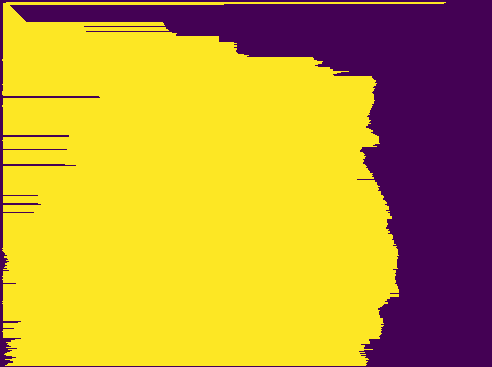
#> input picture lenna.png, 492 x 367 px, given in place of lenna.pn.png, which was not available
$ jupyter execute --allow-errors lab1_in_colab.ipynb   (text cells are left out)
#> lines starting #> are read from the running program, lines starting #| are printed output that depends on the picture; after the words box and inside, x2 and y2 are one past the last pixel; in counts of white or black regions, pixels touching at a corner belong together; pictures that were not available may be replaced by others from this repository, and a replacement may not be noted
[cell 1]
import requests

#> (the rest of this cell did not finish here and is left out)

[cell 2]
import os
import time

import numpy as np
import pandas as pd
import cv2

from scipy import signal
from tqdm import tqdm
from typing import List

import warnings
warnings.filterwarnings("ignore")

[cell 3]
class CannyEdgeDetector (object):
    def get_img_edges(self, img, threshold):
        grad_magnitute, grad_degree = self.get_mag_degree(img)
        supressed = self.non_max_supression(grad_magnitute, grad_degree)
        thresholded = self.threshold(supressed, threshold)
        output = self.edge_tracking(thresholded)

        return output

    @staticmethod
    def non_max_supression(mag, gdegree):
        height, width = mag.shape
        suppresed = np.zeros_like(mag)

        for x in range(1, width-1):
            for y in range(1, height-1):

                # Проверяем соседние пиксели в зависимости от направления градиента
                # 8 соседей - значит шаг по углу pi/8 = 180 / 8
                if (180* 1/8 <= gdegree[y][x] <= 180* 3/8) or (180* 9/8 < gdegree[y][x] <= 180* 11/8):
                    first_neibour = mag[y-1][x+1]
                    second_neibour = mag[y+1][x-1]

                elif (180* 3/8 < gdegree[y][x] <= 180* 5/8) or (180* 11/8 < gdegree[y][x] <= 180* 13/8):
                    first_neibour = mag[y-1][x]
                    second_neibour = mag[y+1][x]

                elif (180* 5/8 < gdegree[y][x] <= 180* 7/8) or (180* 13/8 < gdegree[y][x] <= 180* 15/8):
                    first_neibour = mag[y-1][x-1]
                    second_neibour = mag[y+1][x+1]

                else:
                    first_neibour = mag[y-1][x-1]
                    second_neibour = mag[y+1][x+1]

                if mag[y][x] > first_neibour and mag[y][x] > second_neibour:
                    suppresed[y][x] = mag[y][x]

        return suppresed

    @staticmethod
    def threshold(img, threshold):
        img[np.where((img >= threshold))] = 255
        img[np.where(img < threshold)] = 0

        return img

    @staticmethod
    def edge_tracking(img, weak=125):

        height, width = img.shape
        # используем blob-analysis

        for i in range(0, height):
            for j in range(0, width):
                if img[i][j] == weak:
                    if ((img[i + 1][j] == 255) or
                        (img[i - 1][j] == 255) or
                        (img[i][j + 1] == 255) or
                        (img[i][j - 1] == 255) or
                        (img[i + 1][j + 1] == 255) or
                        (img[i - 1][j - 1] == 255)):
                        img[i][j] = 255
                    else:
                        img[i][j] = 0

        return img

    @staticmethod
    def get_mag_degree(img):
        Lx = np.array([[1, 0, -1],
                    [2, 0, -2],
                    [1, 0, -1]])
        Ly = np.array([[1, 2, 1],
                    [0, 0, 0],
                    [-1, -2, -1]])
        G = np.array([[2, 4, 5, 4, 2],
                    [4, 9, 12, 9, 4],
                    [5, 12, 15, 12, 5],
                    [4, 9, 12, 9, 4],
                    [2, 4, 5, 4, 2]])
        G = G / 159
        img_blured = signal.convolve2d(img, G, mode='same')
        magx = signal.convolve2d(img_blured, Lx, mode='same')
        magy = signal.convolve2d(img_blured, Ly, mode='same')

        mag = np.sqrt(magx**2 + magy**2)
        degree = np.rad2deg(np.arctan2(magy, magx))

        return mag, degree

[cell 4]
canny = CannyEdgeDetector()
def get_foreground_mask(image_path: str) -> List[tuple]:
    """
    Метод для вычисления маски переднего плана на фото
    :param image_path - путь до фото
    :return массив в формате [(x_1, y_1), (x_2, y_2), (x_3, y_3)], в котором перечислены все точки, относящиеся к маске
    """

    img = cv2.imread(image_path)
    img = cv2.cvtColor(img, cv2.COLOR_BGR2GRAY)
    ###
    t1 = time.time()
    ###
    threshold = 25
    img_edges = canny.get_img_edges(img, threshold)

    img = np.where(img_edges > 1,1,0).astype('uint8')
    pred_points = np.argwhere(img)
    pred_points[:, [1, 0]] = pred_points[:, [0, 1]]
    cv2.fillPoly(img, [pred_points], 1)
    ###
    t2 = time.time()
    ###
    pred_points = np.argwhere(img)

    return pred_points, (t2-t1) / (img.shape[0] * img.shape[1]) #* 1e6

[cell 5]
def evaluate_iou(image_dir: str, anno_dir: str) -> float:
    """
    Метод для расчёта mean IoU на датасете
    :param image_dir - каталог с фото для анализа
    :param anno_dir - каталог с аннотациями для расчета метрики
    :return значение mean IoU с сохранением оценки по каждому фото в csv-файл
    """
#> called with image_dir = './images', anno_dir = './annotations'

    iou_data = dict()
    for _, _, files in os.walk(image_dir):
        assert files is not None, 'no files read'
        for image_name in tqdm(files):
            # print(f'Processing file {image_name}')
            sample_name = image_name[:image_name.find('.jpg')]

            # acquiring ground truth mask data
            mask_true = cv2.imread(os.path.join(anno_dir, f'{sample_name}.png'))
#> mask_true is the input picture: shape (367, 492, 3); mean B, G, R 51.3, 157.6, 193.9
            assert mask_true is not None, 'mask is None'
            true_points = cv2.cvtColor(mask_true, cv2.COLOR_BGR2GRAY)
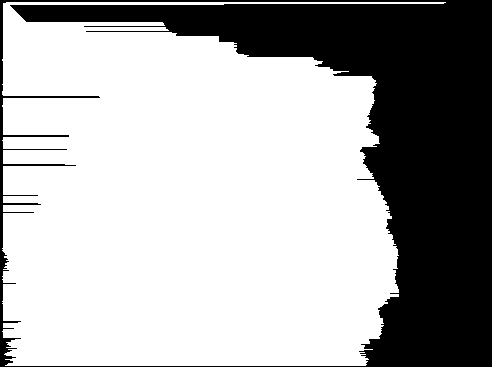
#> true_points: shape (367, 492); values 30 (black) and 215 (white), 68.1% white; 1 black region, box (x1, y1, x2, y2) and area: (0, 0, 492, 367) 57650
            true_points[true_points != 2] = 1
#> true_points: shape (367, 492); every value is 1
            true_points[true_points == 2] = 0
            true_points = np.argwhere(true_points)
#> true_points = 180564 pairs, first value 0 to 366, second value 0 to 491
            true_points_set = set([tuple(x) for x in true_points])
#> true_points_set = 180564 items

            # acquiring predicted mask
            pred_points, it_time = get_foreground_mask(image_path=os.path.join(image_dir, image_name))
#> in get_mag_degree, `img_blured = signal.convolve2d(img, G, mode='same')`:
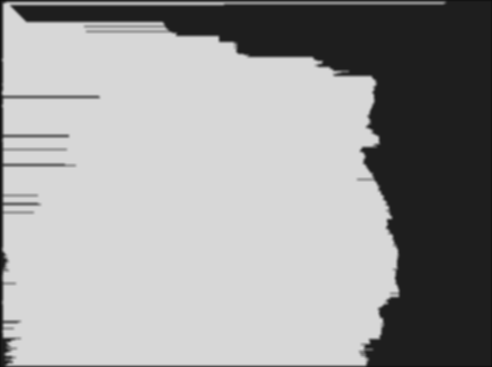
#> img_blured: shape (367, 492) float64; min 12.83, max 215, mean 155.8
#> in get_mag_degree, `magx = signal.convolve2d(img_blured, Lx, mode='same')`:
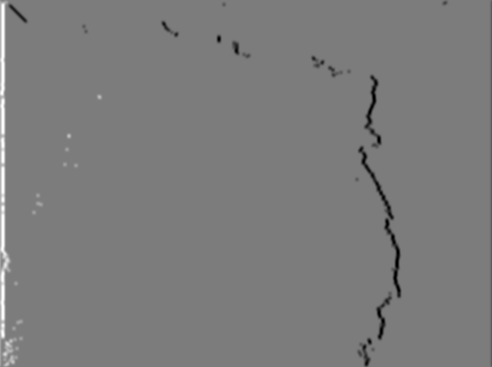
#> magx: shape (367, 492) float64; min -404.9, max 423.1, mean 0; drawn with min black and max white
#> in get_mag_degree, `magy = signal.convolve2d(img_blured, Ly, mode='same')`:
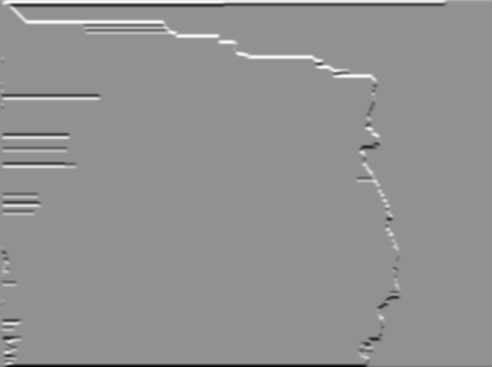
#> magy: shape (367, 492) float64; min -591.2, max 446.4, mean 0.3; drawn with min black and max white
#> in get_mag_degree, `mag = np.sqrt(magx**2 + magy**2)`:
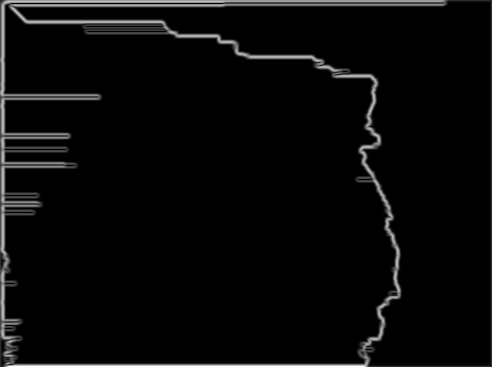
#> mag: shape (367, 492) float64; min 0, max 591.2, mean 21.3; drawn with min black and max white
#> in get_mag_degree, `degree = np.rad2deg(np.arctan2(magy, magx))`:
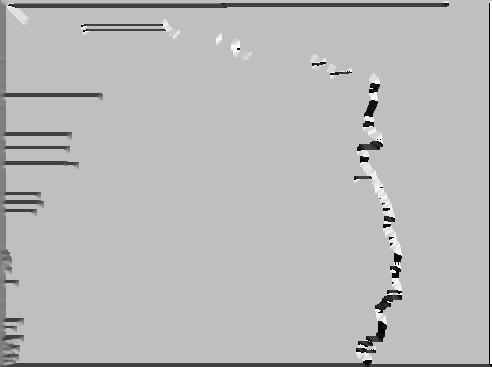
#> degree: shape (367, 492) float64; min -180, max 180, mean 81.6; drawn with min black and max white
#> after the loop in non_max_supression, `for x in range(1, width-1):`:
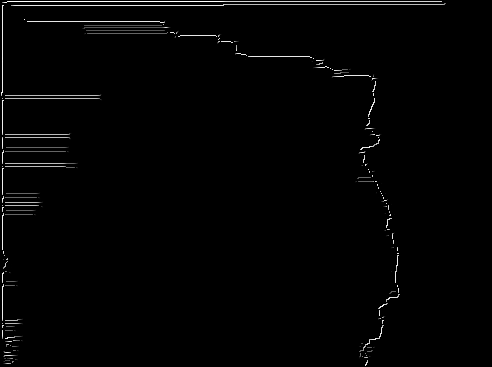
#> suppresed: shape (367, 492) float64; min 0, max 446.4, mean 5.9; drawn with min black and max white
#> in threshold, `img[np.where(img < threshold)] = 0`:
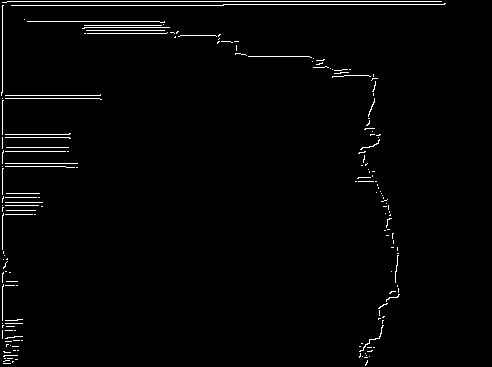
#> img: shape (367, 492) float64; 1.9% white in thin lines or dots, all inside (x1, y1, x2, y2) = (1, 1, 446, 366)
#> in get_foreground_mask, `pred_points = np.argwhere(img)`: pred_points = 3394 pairs, first value 1 to 365, second value 1 to 445
#> in get_foreground_mask, `cv2.fillPoly(img, [pred_points], 1)`:
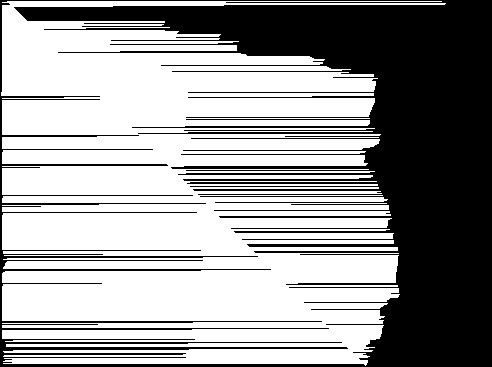
#> img: shape (367, 492); values 0 (black) and 1 (white), 60.4% white; 1 black region, box (x1, y1, x2, y2) and area: (0, 0, 492, 367) 71475
#> in get_foreground_mask, `pred_points = np.argwhere(img)`: pred_points = 109089 pairs, first value 1 to 365, second value 1 to 445
            assert pred_points is not None, 'pred_points is None'
            pred_points_set = set([tuple(x) for x in pred_points])
#> pred_points_set = 109089 items

            # calculating IoU
            iou = len(true_points_set.intersection(pred_points_set)) / len(true_points_set.union(pred_points_set))
#> iou = 0.604

            image_names = iou_data.get('image_names', [])
            image_names.append(sample_name)
            iou_data['image_names'] = image_names

            iou_values = iou_data.get('iou_values', [])
            iou_values.append(iou)
            iou_data['iou_values'] = iou_values
            iou_data['iter_time'] = it_time

        pd.DataFrame(data=iou_data).to_csv('detailed_results.csv')
        return np.mean(iou_data['iou_values']), np.mean(iou_data['iter_time'])
